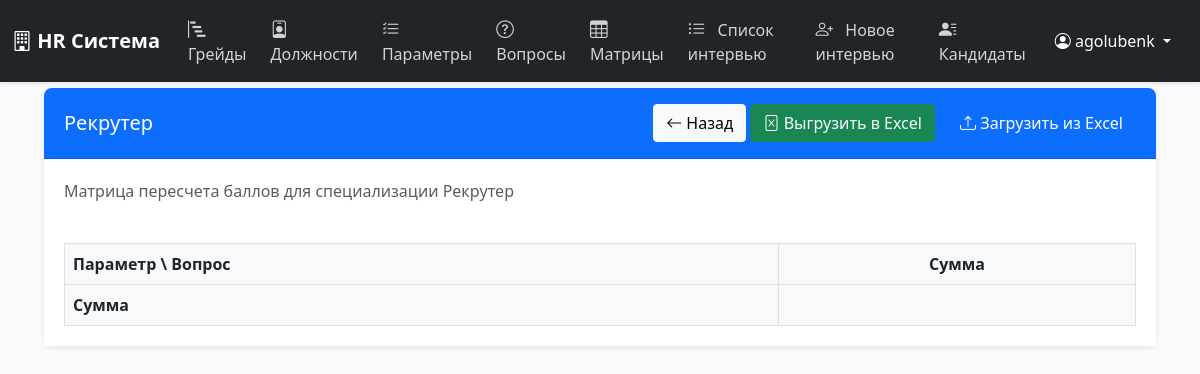
/score-matrices/6/edit/ (signed in), run on the app's committed database.
### positions/models.py (models this page shows, shortened)
class ScoreMatrix(models.Model):
    position = models.ForeignKey(Position, on_delete=models.CASCADE, related_name='score_matrices')
    name = models.CharField(max_length=255, verbose_name='Название матрицы')
    description = models.TextField(blank=True, verbose_name='Описание')
    is_active = models.BooleanField(default=True, verbose_name='Активна')
    created_at = models.DateTimeField(auto_now_add=True, verbose_name='Дата создания')
    updated_at = models.DateTimeField(auto_now=True, verbose_name='Дата обновления')
    class Meta:
        verbose_name = 'Матрица пересчета баллов'
        verbose_name_plural = 'Матрицы пересчета баллов'
        ordering = ['-created_at']
        unique_together = ['position', 'name']
    def get_matrix_data(self):
        parameters = Parameter.objects.filter(position=self.position)
        questions = InterviewQuestion.objects.filter(position=self.position)
        cells = self.cells.all()
        cell_dict = {}
        for cell in cells:
            if cell.parameter_id not in cell_dict:
                cell_dict[cell.parameter_id] = {}
            cell_dict[cell.parameter_id][cell.question_id] = float(cell.score)
        sums = self.sums.all()
        row_sums = {sum.parameter_id: float(sum.sum_value) for sum in sums if sum.is_row_sum}
        col_sums = {sum.question_id: float(sum.sum_value) for sum in sums if not sum.is_row_sum}
        return {
            'parameters': list(parameters.values('id', 'name')),
            'questions': list(questions.values('id', 'text')),
            'cells': cell_dict,
            'row_sums': row_sums,
            'col_sums': col_sums
        }

### positions/views.py (the view, shortened to what this page needs)
# urls.py: path('score-matrices/<int:matrix_id>/edit/', views.edit_score_matrix, name='edit_score_matrix'),
@login_required
def edit_score_matrix(request, matrix_id):
    matrix = get_object_or_404(ScoreMatrix, id=matrix_id)
    parameters = Parameter.objects.filter(position=matrix.position)
    questions = InterviewQuestion.objects.filter(position=matrix.position)
    existing_cells = {
        (cell.parameter_id, cell.question_id): cell.score
        for cell in matrix.cells.all()
    }
    matrix_data = matrix.get_matrix_data()
    context = {
        'matrix': matrix,
        'matrix_data': matrix_data
    }
    return render(request, 'positions/edit_score_matrix.html', context)

### templates/positions/edit_score_matrix.html (shortened to what this page needs)
{% extends 'positions/base.html' %}
{% load positions_extras %}
{% block content %}
<div class="container-fluid">
    <div class="row justify-content-center">
        <div class="col-12">
            <div class="card">
                <div class="card-header bg-primary text-white d-flex justify-content-between align-items-center">
                    <h5 class="card-title mb-0">{{ matrix.name }}</h5>
                    <div>
                        <a href="{% url 'positions:score_matrices' %}" class="btn btn-light">
                            <i class="bi bi-arrow-left"></i> Назад
                        </a>
                        <a href="{% url 'positions:download_score_matrix' matrix.id %}" class="btn btn-success me-2">
                            <i class="bi bi-file-excel"></i> Выгрузить в Excel
                        </a>
                        <button type="button" class="btn btn-primary" data-bs-toggle="modal" data-bs-target="#uploadModal">
                            <i class="bi bi-upload"></i> Загрузить из Excel
                        </button>
                    </div>
                </div>
                <div class="card-body">
                    <div class="d-flex justify-content-between align-items-center mb-4">
                        {% if matrix.description %}
                        <p class="text-muted">{{ matrix.description }}</p>
                        {% endif %}
                    </div>
                    <div class="table-responsive">
                        <table class="table table-bordered table-hover">
                            <thead class="table-light">
                                <tr>
                                    <th class="align-middle" style="width: 200px;">Параметр \ Вопрос</th>
                                    <th class="align-middle text-center" style="width: 100px;">Сумма</th>
                                </tr>
                            </thead>
                            <tbody>
                                <tr class="table-light">
                                    <td class="align-middle">
                                        <strong>Сумма</strong>
                                    </td>
                                    <td></td>
                                </tr>
                            </tbody>
                        </table>
                    </div>
                </div>
            </div>
        </div>
    </div>
</div>
{% endblock %}

### templates/positions/base.html (shortened to what this page needs)
<!DOCTYPE html>
<html lang="ru">
<head>
    <link href="https://cdn.jsdelivr.net/npm/bootstrap@5.3.0/dist/css/bootstrap.min.css" rel="stylesheet">
    <link href="https://cdn.jsdelivr.net/npm/bootstrap-icons@1.10.0/font/bootstrap-icons.css" rel="stylesheet">
    <link rel="stylesheet" href="https://cdn.jsdelivr.net/npm/bootstrap-icons@1.11.3/font/bootstrap-icons.css">
</head>
<body>
    <nav class="navbar navbar-expand-lg navbar-dark fixed-top">
        <div class="container-fluid">
            <a class="navbar-brand" href="#">
                <i class="bi bi-building"></i> HR Система
            </a>
            <div class="collapse navbar-collapse" id="navbarNav">
                <ul class="navbar-nav me-auto">
                    <li class="nav-item">
                        <a class="nav-link {% if request.resolver_match.url_name == 'grades' %}active{% endif %}"
                           href="{% url 'positions:grades' %}">
                            <i class="bi bi-bar-chart-steps"></i> Грейды
                        </a>
                    </li>
                    <li class="nav-item">
                        <a class="nav-link {% if request.resolver_match.url_name == 'positions' %}active{% endif %}"
                           href="{% url 'positions:positions' %}">
                            <i class="bi bi-person-badge"></i> Должности
                        </a>
                    </li>
                    <li class="nav-item">
                        <a class="nav-link {% if request.resolver_match.url_name == 'parameters' %}active{% endif %}"
                           href="{% url 'positions:parameters' %}">
                            <i class="bi bi-list-check"></i> Параметры
                        </a>
                    </li>
                    <li class="nav-item">
                        <a class="nav-link {% if request.resolver_match.url_name == 'questions' %}active{% endif %}"
                           href="{% url 'positions:questions' %}">
                            <i class="bi bi-question-circle"></i> Вопросы
                        </a>
                    </li>
                    <li class="nav-item">
                        <a class="nav-link {% if request.resolver_match.url_name == 'score_matrices' %}active{% endif %}"
                           href="{% url 'positions:score_matrices' %}">
                            <i class="bi bi-table"></i> Матрицы
                        </a>
                    </li>
                    <li class="nav-item">
                        <a class="nav-link {% if request.resolver_match.url_name == 'interview_list' %}active{% endif %}"
                           href="{% url 'positions:interview_list' %}">
                            <i class="bi bi-list-ul"></i> Список интервью
                        </a>
                    </li>
                    <li class="nav-item">
                        <a class="nav-link {% if request.resolver_match.url_name == 'interview_create' %}active{% endif %}"
                           href="{% url 'positions:interview_create' %}">
                            <i class="bi bi-person-plus"></i> Новое интервью
                        </a>
                    </li>
                    <li class="nav-item">
                        <a class="nav-link {% if request.resolver_match.url_name == 'candidate_list' %}active{% endif %}" href="{% url 'positions:candidate_list' %}">
                            <i class="bi bi-person-lines-fill"></i> Кандидаты
                        </a>
                    </li>
                </ul>
                {% if user.is_authenticated %}
                <div class="user-dropdown">
                    <button class="btn btn-link dropdown-toggle" type="button" data-bs-toggle="dropdown">
                        <i class="bi bi-person-circle"></i> {{ user.username }}
                    </button>
                </div>
                {% endif %}
            </div>
        </div>
    </nav>
    <main class="main-content">
        {% block content %}{% endblock %}
    </main>
</body>
</html>

### templates/positions/base.html (style rules this page uses)
body { min-height: 100vh; background-color: #f8f9fa; padding-top: 56px; color: #212529; }
.navbar { background-color: #212529; box-shadow: 0 2px 4px rgba(0,0,0,.08); }
.navbar-brand { font-weight: 600; color: #fff; font-size: 1.25rem; }
.nav-link { color: #fff; opacity: 0.8; transition: all 0.3s; padding: 0.5rem 1rem; border-radius: 0.25rem; margin: 0 0.25rem; }
.nav-link i { margin-right: 0.5rem; font-size: 1.1rem; }
.main-content { padding: 2rem; }
.card { border: none; box-shadow: 0 2px 4px rgba(0,0,0,.08); border-radius: 0.5rem; background-color: #fff; }
.card-header { border-radius: 0.5rem 0.5rem 0 0 !important; padding: 1rem 1.25rem; background-color: #fff; border-bottom: 1px solid rgba(0,0,0,.125); }
.card-body { padding: 1.25rem; background-color: #fff; }
.user-dropdown .btn-link { color: #fff; text-decoration: none; padding: 0.5rem 1rem; border-radius: 0.25rem; transition: all 0.3s; }
.btn { border-radius: 0.25rem; padding: 0.375rem 0.75rem; font-weight: 500; transition: all 0.3s; }
.btn-primary { background-color: #0d6efd; border-color: #0d6efd; }
.table { margin-bottom: 0; color: #212529; }
.table th { font-weight: 600; background-color: #f8f9fa; color: #212529; }
.table td { color: #212529; vertical-align: middle; }

### data on the page
ScoreMatrix: name "Рекрутер", description "Матрица пересчета баллов для специализации Рекрутер"

### other printed values
{{ user.username }} "agolubenk"
